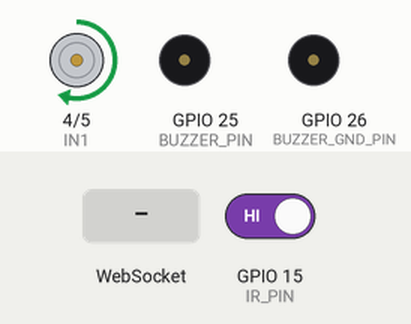
Simulated run of this sketch. Board: ESP32. Shown: motor-driver pin pairs drawn as motors (green arrow = first pin HIGH = forward, orange = second pin HIGH = backward, longer = more drive, scaled by the enable pin), buzzer (waves = sounding, pin HIGH). Inputs (shaded band) come from the test bench; at power-on: GPIO 15 (IR_PIN) HIGH. WiFi joins after 1.5 s; servers stay silent unless stated; what the sketch prints to the serial monitor is not drawn.

Above: at 3.7 s.
3.8 s: GPIO 15 (IR_PIN) driven LOW
At 5.1 s:
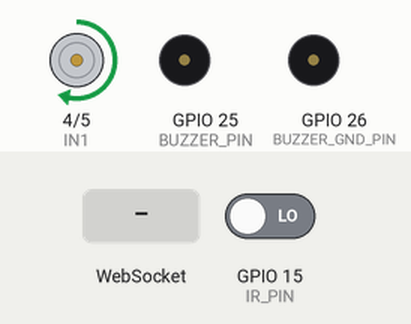
5.4 s: WebSocket text "SCAN_COMPLETE" received
6.9 s: WebSocket text "SCAN_FLAGGED" received
8.4 s: WebSocket text "SCAN_FAILED" received
9.9 s: GPIO 15 (IR_PIN) driven HIGH
11.6 s: GPIO 15 (IR_PIN) driven LOW
At 11.85 s:
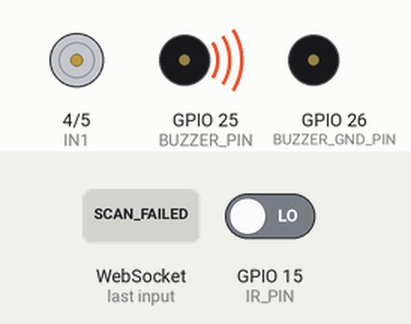
Timing chart, 0 to 14.5 s (numbered marks = the images above; inputs shaded):
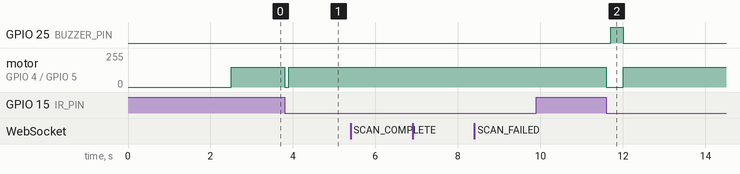

Measured:
- after the input at 3.8 s, motor on GPIO 4 (IN1) / GPIO 5 (IN2): forward 150/255 → stopped at once, → forward 150/255 0.10 s later
- after the input at 5.4 s, every drawn part: stays the same
- after the input at 6.9 s, every drawn part: stays the same
- after the input at 8.4 s, every drawn part: stays the same
- after the input at 9.9 s, every drawn part: stays the same
- after the input at 11.6 s, GPIO 25 (BUZZER_PIN): LOW → HIGH after 0.10 s, → LOW 0.30 s later; motor on GPIO 4 (IN1) / GPIO 5 (IN2): forward 150/255 → stopped at once, → forward 150/255 0.40 s later

The sketch:

esp32-main.ino
```cpp
#include <WiFi.h>
#include <WebSocketsClient.h>

// ── WiFi credentials ────────────────────────────────────────────────────────
// Just needs real internet access now (not local reachability to any other
// device on the same network) — a phone hotspot's cellular uplink works
// fine for this.
const char* WIFI_SSID     = "ceres";
const char* WIFI_PASSWORD = "12345678";

// ── Hosted backend ───────────────────────────────────────────────────────────
// The ESP32 dials out to the backend (rather than hosting a server other
// devices dial into) since it sits behind the hotspot's NAT and can't be
// connected into from the internet.
const char* BACKEND_HOST        = "your-app.onrender.com"; // set after deploying to Render
const uint16_t BACKEND_PORT     = 443;
const char* ESP32_SHARED_SECRET = "change-me-to-a-random-string"; // must match backend's env var

// ── Motor / sensor pins ─────────────────────────────────────────────────────
#define IN1    4
#define IN2    5
#define IR_PIN 15
#define ENA    18

// ── Buzzer pins ─────────────────────────────────────────────────────────────
// Positive leg → pin 25, negative leg → pin 26 (driven LOW as GND reference)
#define BUZZER_PIN     25
#define BUZZER_GND_PIN 26

// ── WebSocket client to the hosted backend ──────────────────────────────────
WebSocketsClient webSocket;

// ── State machine ───────────────────────────────────────────────────────────
enum State {
  SPINNING,
  SCANNING,
  WAITING_FOR_APP,
  WAIT_FOR_GAP,
  WAIT_FOR_NEXT_PAPER,
  ERROR_PAUSED
};

State currentState = SPINNING;
unsigned long scanTimer = 0;
unsigned long gapTimer  = 0;
const unsigned long GAP_CONFIRM  = 200;
const unsigned long MOTOR_SETTLE = 100;

volatile bool appScanComplete = false;
volatile bool appScanFailed   = false;
volatile bool appScanFlagged  = false;

bool backendConnected = false;

// ── Buzzer helper ────────────────────────────────────────────────────────────
void beep(int times, int onMs, int offMs) {
  for (int i = 0; i < times; i++) {
    digitalWrite(BUZZER_PIN, HIGH);
    delay(onMs);
    digitalWrite(BUZZER_PIN, LOW);
    if (i < times - 1) delay(offMs);
  }
}

// ── Motor helpers ────────────────────────────────────────────────────────────
void motorForward() {
  analogWrite(ENA, 150);
  digitalWrite(IN1, HIGH);
  digitalWrite(IN2, LOW);
}

void motorStop() {
  // L298N short-brake: both inputs HIGH with ENA driven shorts the motor
  // windings, actively killing belt momentum instead of letting the
  // H-bridge coast. Held continuously — not released — until
  // motorForward() runs next, so the belt can't drift while "stopped."
  digitalWrite(IN1, HIGH);
  digitalWrite(IN2, HIGH);
  analogWrite(ENA, 255);
}

// ── WebSocket event handler ──────────────────────────────────────────────────
void onWsEvent(WStype_t type, uint8_t* payload, size_t length) {
  switch (type) {

    case WStype_CONNECTED:
      backendConnected = true;
      Serial.println("Connected to backend");
      break;

    case WStype_DISCONNECTED:
      Serial.println("Disconnected from backend");
      backendConnected = false;
      if (currentState == WAITING_FOR_APP) {
        appScanFailed = true;
      }
      break;

    case WStype_TEXT: {
      String msg = "";
      for (size_t i = 0; i < length; i++) msg += (char)payload[i];
      msg.trim();
      Serial.printf("Received from backend: %s\n", msg.c_str());

      if (msg == "SCAN_COMPLETE") {
        appScanComplete = true;

      } else if (msg == "SCAN_FLAGGED") {
        appScanFlagged = true;

      } else if (msg == "SCAN_FAILED") {
        appScanFailed = true;

      } else if (msg == "RESUME") {
        if (currentState == ERROR_PAUSED) {
          motorForward();
          currentState = WAIT_FOR_GAP;
          gapTimer = 0;
          Serial.println("Operator resumed. Motor forward. Waiting for gap.");
        }
      }
      break;
    }

    default:
      break;
  }
}

// ── Setup ────────────────────────────────────────────────────────────────────
void setup() {
  Serial.begin(115200);
  delay(1000);

  pinMode(IN1, OUTPUT);
  pinMode(IN2, OUTPUT);
  pinMode(ENA, OUTPUT);
  pinMode(IR_PIN, INPUT);

  pinMode(BUZZER_PIN, OUTPUT);
  pinMode(BUZZER_GND_PIN, OUTPUT);
  digitalWrite(BUZZER_PIN, LOW);
  digitalWrite(BUZZER_GND_PIN, LOW);

  WiFi.mode(WIFI_STA);
  WiFi.begin(WIFI_SSID, WIFI_PASSWORD);
  Serial.print("Connecting to WiFi");

  int attempts = 0;
  while (WiFi.status() != WL_CONNECTED && attempts < 40) {
    delay(500);
    Serial.print(".");
    attempts++;
  }

  if (WiFi.status() != WL_CONNECTED) {
    Serial.println("\nWiFi failed. Restarting in 5s...");
    delay(5000);
    ESP.restart();
  }

  Serial.println();
  Serial.print("Connected! ESP32 IP: ");
  Serial.println(WiFi.localIP());

  String path = String("/ws/esp32?token=") + ESP32_SHARED_SECRET;
  webSocket.beginSSL(BACKEND_HOST, BACKEND_PORT, path.c_str());
  webSocket.onEvent(onWsEvent);
  webSocket.setReconnectInterval(5000);
  Serial.println("Connecting to backend WebSocket...");

  motorForward();
  Serial.println("Motor running. Ready.");
}

// ── Main loop ────────────────────────────────────────────────────────────────
void loop() {
  webSocket.loop();

  int ir = digitalRead(IR_PIN);

  switch (currentState) {

    case SPINNING:
      if (ir == LOW) {
        motorStop();
        scanTimer = millis();
        currentState = SCANNING;
        Serial.println("Paper detected. Motor stopped.");
      }
      break;

    case SCANNING:
      if (millis() - scanTimer >= MOTOR_SETTLE) {
        if (backendConnected) {
          webSocket.sendTXT("PAPER_DETECTED");
          Serial.println("Sent PAPER_DETECTED. Waiting for app...");
        } else {
          Serial.println("Backend not connected. Resuming motor.");
          motorForward();
          gapTimer = 0;
          currentState = WAIT_FOR_GAP;
          break;
        }
        currentState = WAITING_FOR_APP;
      }
      break;

    case WAITING_FOR_APP:
      if (appScanFlagged) {
        // Sheet flagged — 1 beep, belt keeps running
        appScanFlagged = false;
        beep(1, 300, 0);
        motorForward();
        gapTimer = 0;
        currentState = WAIT_FOR_GAP;
        Serial.println("Sheet flagged. Beeped. Motor forward.");

      } else if (appScanComplete) {
        appScanComplete = false;
        motorForward();
        gapTimer = 0;
        currentState = WAIT_FOR_GAP;
        Serial.println("Scan complete. Motor forward. Waiting for gap.");

      } else if (appScanFailed) {
        // Failed or WiFi dropped — 3 beeps, belt pauses
        appScanFailed = false;
        beep(3, 200, 200);
        currentState = ERROR_PAUSED;
        Serial.println("Scan failed. Motor stopped. Waiting for operator.");
      }
      break;

    case WAIT_FOR_GAP:
      if (ir == HIGH) {
        if (gapTimer == 0) gapTimer = millis();
        if (millis() - gapTimer >= GAP_CONFIRM) {
          currentState = WAIT_FOR_NEXT_PAPER;
          Serial.println("Gap confirmed. Armed for next paper.");
        }
      } else {
        gapTimer = 0;
      }
      break;

    case WAIT_FOR_NEXT_PAPER:
      if (ir == LOW) {
        motorStop();
        scanTimer = millis();
        currentState = SCANNING;
        Serial.println("Next paper detected. Motor stopped.");
      }
      break;

    case ERROR_PAUSED:
      break;
  }
}
```
